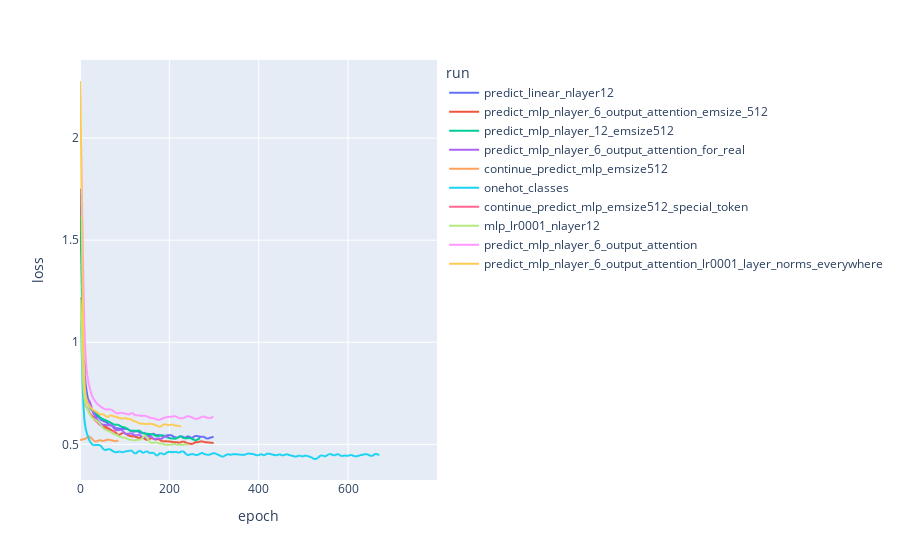

The notebook cell this image was saved under:
### Code cell
long_df = make_long_loss_df(losses_dict, smooth=lambda x : scipy.ndimage.gaussian_filter1d(x, 4))
long_df = long_df[long_df.run.isin(show_only)]
fig = px.line(long_df, x="epoch", y='loss', color="run")
fig.update_layout(height=800)
fig

### Figure 1 — Plotly figure (JSON) as saved in the notebook; plotly's stock layout.template omitted (floating-point values rounded to 4 significant figures; data arrays with more than 128 entries replaced by an {"elided": "..."} marker saying what was removed)
{"data": [{"hovertemplate": "run=predict_linear_nlayer12<br>epoch=%{x}<br>loss=%{y}<extra></extra>", "legendgroup": "predict_linear_nlayer12", "line": {"color": "#636efa", "dash": "solid"}, "marker": {"symbol": "circle"}, "mode": "lines", "name": "predict_linear_nlayer12", "showlegend": true, "type": "scattergl", "x": {"elided": "800 int values"}, "xaxis": "x", "y": {"elided": "800 float values"}, "yaxis": "y"}, {"hovertemplate": "run=predict_mlp_nlayer_6_output_attention_emsize_512<br>epoch=%{x}<br>loss=%{y}<extra></extra>", "legendgroup": "predict_mlp_nlayer_6_output_attention_emsize_512", "line": {"color": "#EF553B", "dash": "solid"}, "marker": {"symbol": "circle"}, "mode": "lines", "name": "predict_mlp_nlayer_6_output_attention_emsize_512", "showlegend": true, "type": "scattergl", "x": {"elided": "800 int values"}, "xaxis": "x", "y": {"elided": "800 float values"}, "yaxis": "y"}, {"hovertemplate": "run=predict_mlp_nlayer_12_emsize512<br>epoch=%{x}<br>loss=%{y}<extra></extra>", "legendgroup": "predict_mlp_nlayer_12_emsize512", "line": {"color": "#00cc96", "dash": "solid"}, "marker": {"symbol": "circle"}, "mode": "lines", "name": "predict_mlp_nlayer_12_emsize512", "showlegend": true, "type": "scattergl", "x": {"elided": "800 int values"}, "xaxis": "x", "y": {"elided": "800 float values"}, "yaxis": "y"}, {"hovertemplate": "run=predict_mlp_nlayer_6_output_attention_for_real<br>epoch=%{x}<br>loss=%{y}<extra></extra>", "legendgroup": "predict_mlp_nlayer_6_output_attention_for_real", "line": {"color": "#ab63fa", "dash": "solid"}, "marker": {"symbol": "circle"}, "mode": "lines", "name": "predict_mlp_nlayer_6_output_attention_for_real", "showlegend": true, "type": "scattergl", "x": {"elided": "800 int values"}, "xaxis": "x", "y": {"elided": "800 float values"}, "yaxis": "y"}, {"hovertemplate": "run=continue_predict_mlp_emsize512<br>epoch=%{x}<br>loss=%{y}<extra></extra>", "legendgroup": "continue_predict_mlp_emsize512", "line": {"color": "#FFA15A", "dash": "solid"}, "marker": {"symbol": "circle"}, "mode": "lines", "name": "continue_predict_mlp_emsize512", "showlegend": true, "type": "scattergl", "x": {"elided": "800 int values"}, "xaxis": "x", "y": {"elided": "800 float values"}, "yaxis": "y"}, {"hovertemplate": "run=onehot_classes<br>epoch=%{x}<br>loss=%{y}<extra></extra>", "legendgroup": "onehot_classes", "line": {"color": "#19d3f3", "dash": "solid"}, "marker": {"symbol": "circle"}, "mode": "lines", "name": "onehot_classes", "showlegend": true, "type": "scattergl", "x": {"elided": "800 int values"}, "xaxis": "x", "y": {"elided": "800 float values"}, "yaxis": "y"}, {"hovertemplate": "run=continue_predict_mlp_emsize512_special_token<br>epoch=%{x}<br>loss=%{y}<extra></extra>", "legendgroup": "continue_predict_mlp_emsize512_special_token", "line": {"color": "#FF6692", "dash": "solid"}, "marker": {"symbol": "circle"}, "mode": "lines", "name": "continue_predict_mlp_emsize512_special_token", "showlegend": true, "type": "scattergl", "x": {"elided": "800 int values"}, "xaxis": "x", "y": {"elided": "800 float values"}, "yaxis": "y"}, {"hovertemplate": "run=mlp_lr0001_nlayer12<br>epoch=%{x}<br>loss=%{y}<extra></extra>", "legendgroup": "mlp_lr0001_nlayer12", "line": {"color": "#B6E880", "dash": "solid"}, "marker": {"symbol": "circle"}, "mode": "lines", "name": "mlp_lr0001_nlayer12", "showlegend": true, "type": "scattergl", "x": {"elided": "800 int values"}, "xaxis": "x", "y": {"elided": "800 float values"}, "yaxis": "y"}, {"hovertemplate": "run=predict_mlp_nlayer_6_output_attention<br>epoch=%{x}<br>loss=%{y}<extra></extra>", "legendgroup": "predict_mlp_nlayer_6_output_attention", "line": {"color": "#FF97FF", "dash": "solid"}, "marker": {"symbol": "circle"}, "mode": "lines", "name": "predict_mlp_nlayer_6_output_attention", "showlegend": true, "type": "scattergl", "x": {"elided": "800 int values"}, "xaxis": "x", "y": {"elided": "800 float values"}, "yaxis": "y"}, {"hovertemplate": "run=predict_mlp_nlayer_6_output_attention_lr0001_layer_norms_everywhere<br>epoch=%{x}<br>loss=%{y}<extra></extra>", "legendgroup": "predict_mlp_nlayer_6_output_attention_lr0001_layer_norms_everywhere", "line": {"color": "#FECB52", "dash": "solid"}, "marker": {"symbol": "circle"}, "mode": "lines", "name": "predict_mlp_nlayer_6_output_attention_lr0001_layer_norms_everywhere", "showlegend": true, "type": "scattergl", "x": {"elided": "800 int values"}, "xaxis": "x", "y": {"elided": "800 float values"}, "yaxis": "y"}], "layout": {"autosize": true, "legend": {"title": {"text": "run"}, "tracegroupgap": 0}, "margin": {"t": 60}, "xaxis": {"anchor": "y", "autorange": true, "domain": [0, 1], "range": [0, 799], "title": {"text": "epoch"}, "type": "linear"}, "yaxis": {"anchor": "x", "autorange": true, "domain": [0, 1], "range": [0.3254, 2.382], "title": {"text": "loss"}, "type": "linear"}}}
